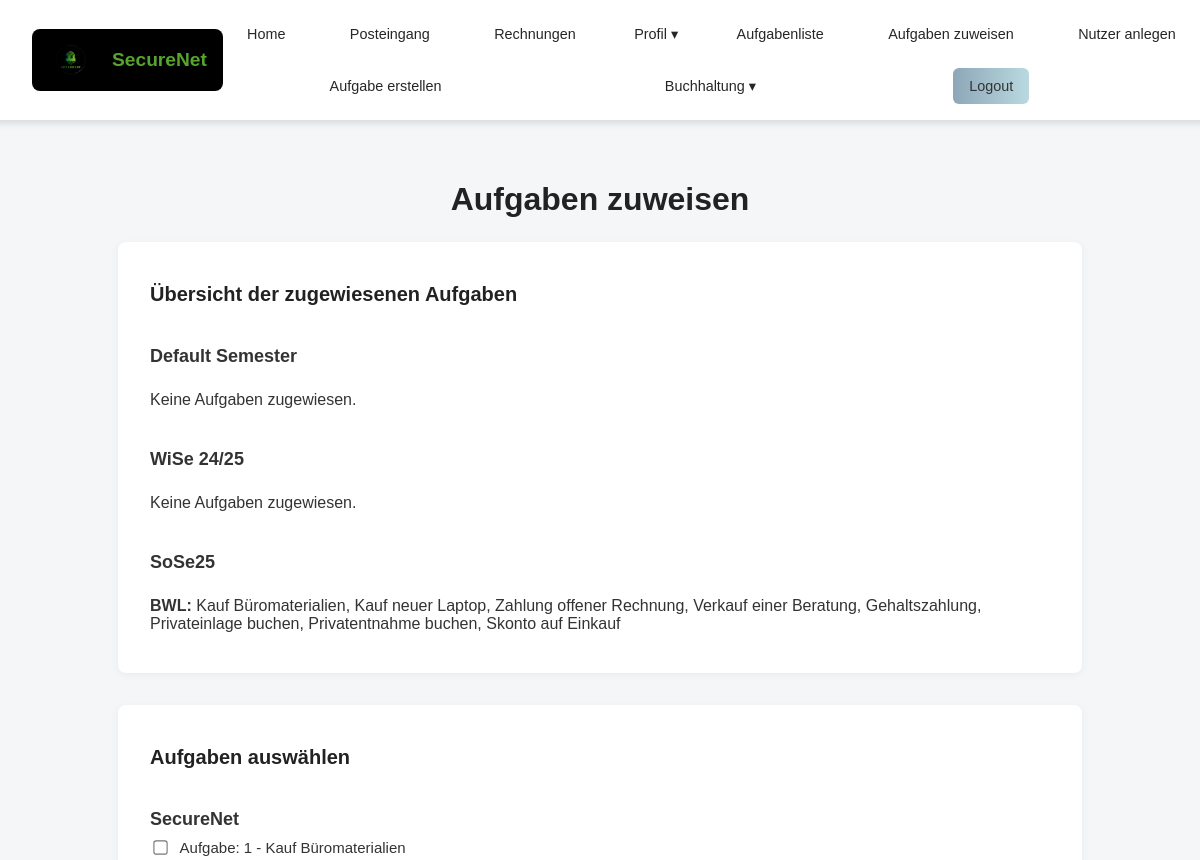
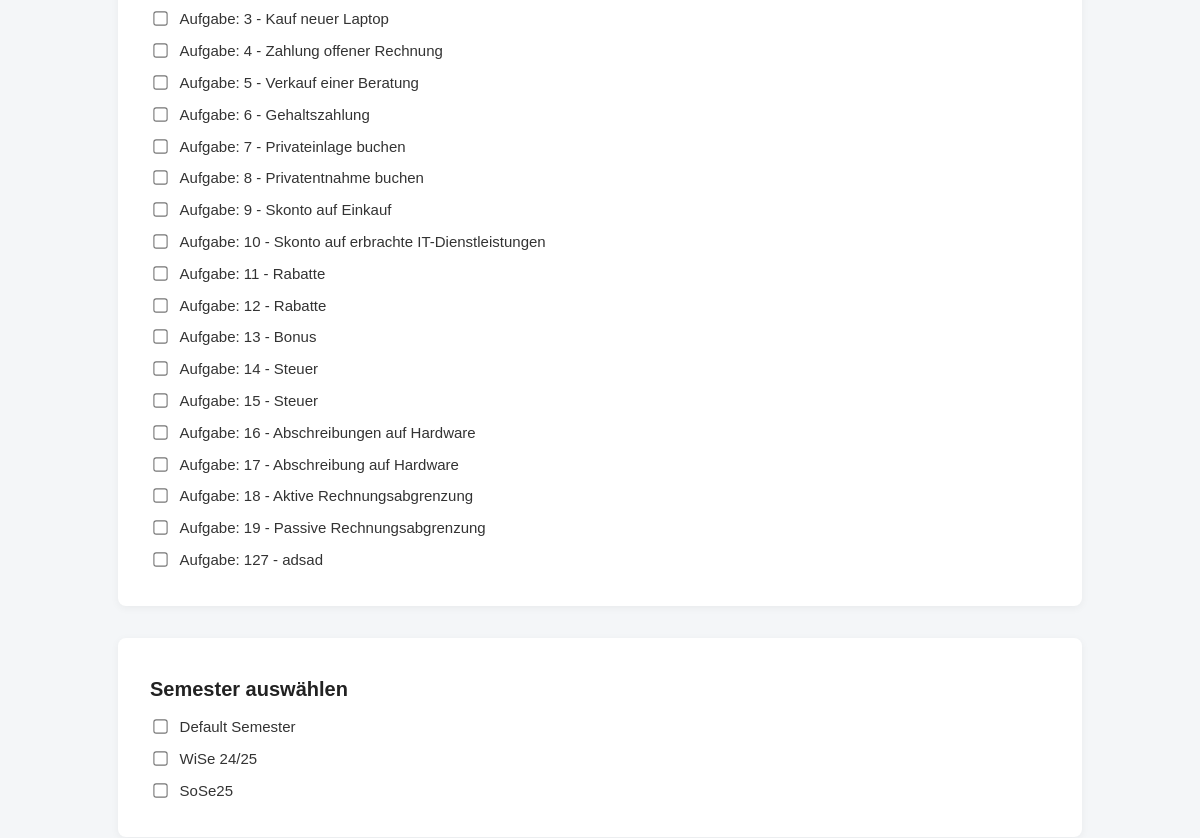
The page /users/aufgaben_zuweisen/ (signed in, upper part) on the database as committed earlier (2 pictures, top to bottom).
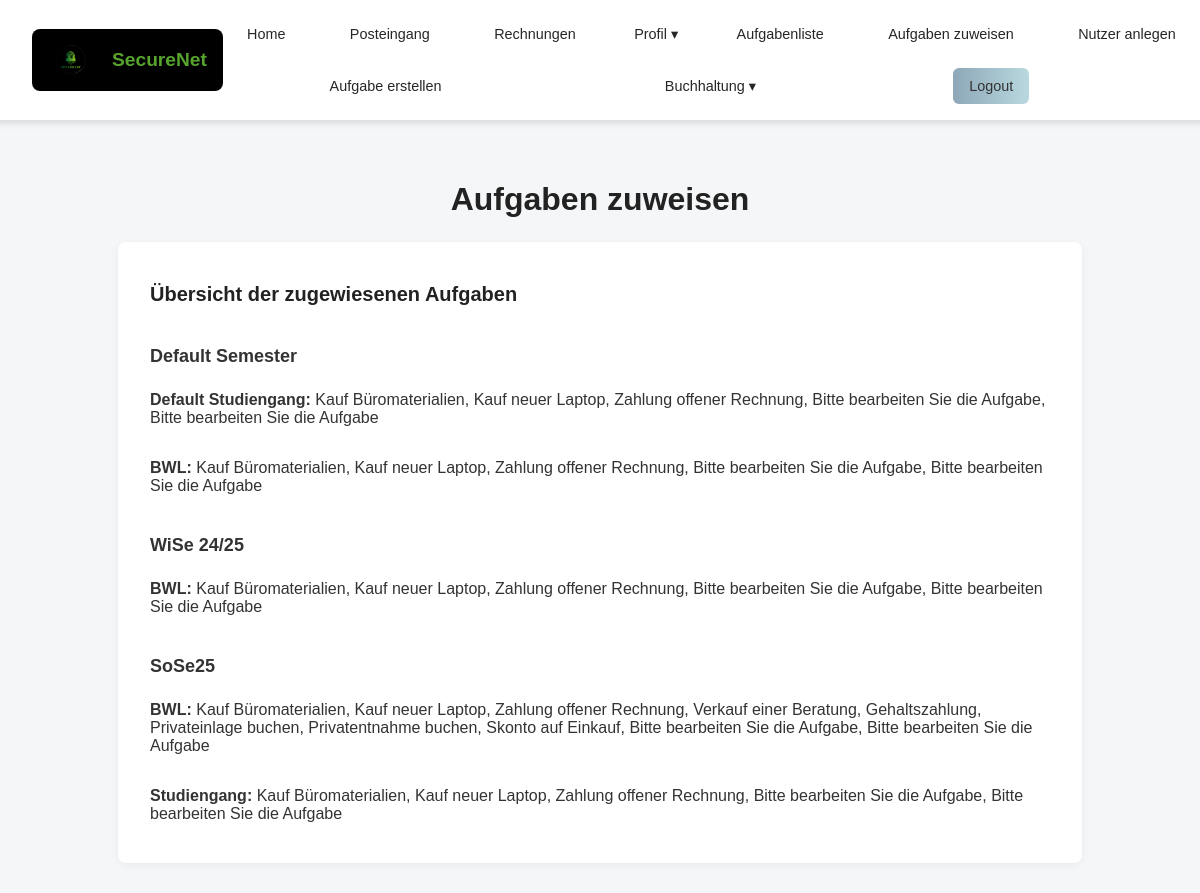
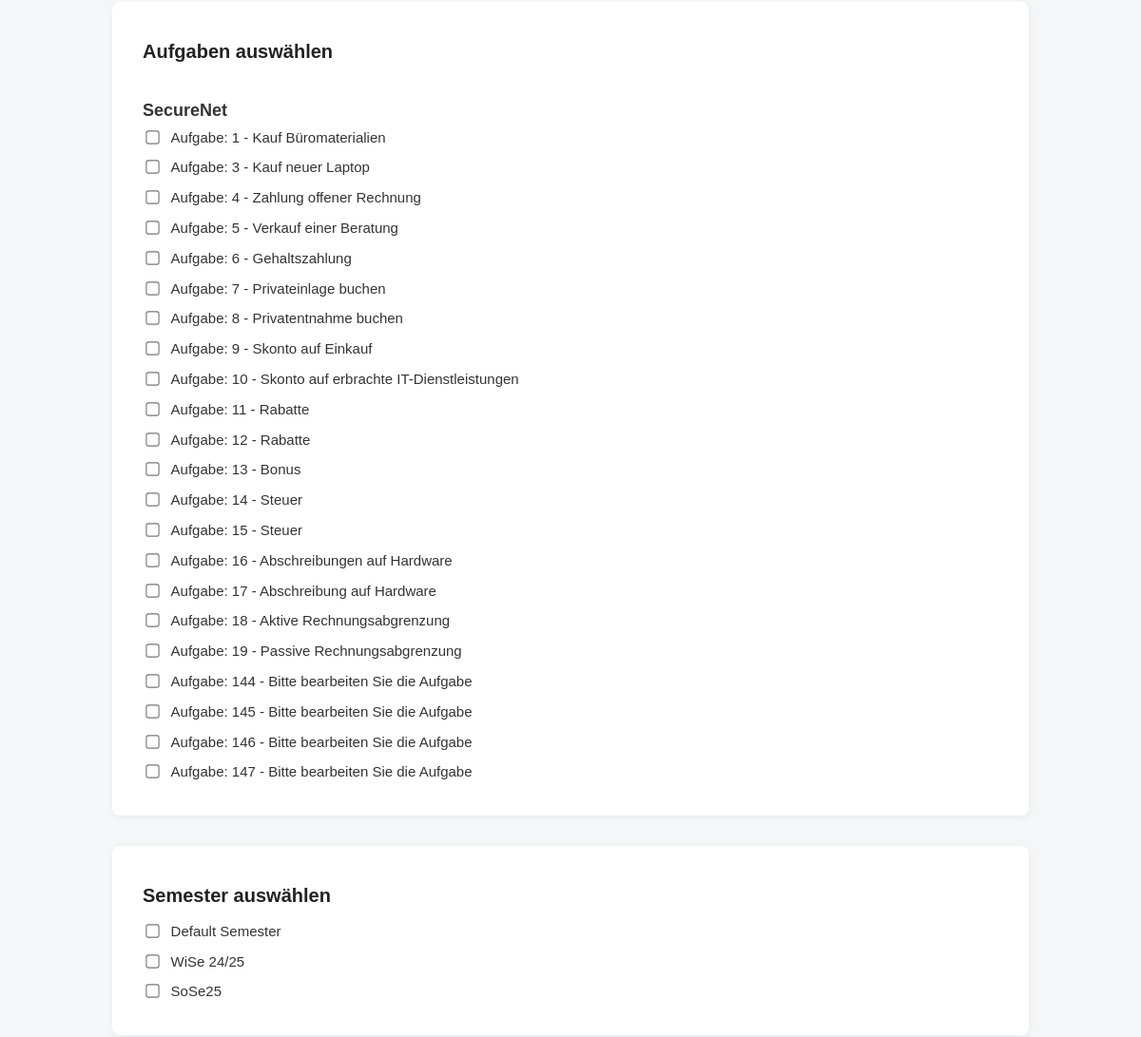
The same page on the database as committed later (2 pictures, top to bottom).
### users/models.py (models this page shows, shortened)
class Semester(models.Model):
    name = models.CharField(max_length=10, unique=True)
    ersteller = models.IntegerField(null=True, blank=True)

class Studiengang(models.Model):
    name = models.CharField(max_length=100, unique=True)
    ersteller = models.IntegerField(null=True, blank=True)

### posts/models.py (models this page shows, shortened)
class Aufgabe_neu(models.Model):
    RECHNUNGSTYPEN = [
        ('eingehend', 'Eingehende Rechnung'),
        ('ausgehend', 'Ausgehende Rechnung'),
        ('intern', 'Interner Vorgang'),
    ]
    unternehmen_kategorie = models.ForeignKey(Unternehmen, on_delete=models.CASCADE)
    fragentyp = models.ForeignKey(Aufgabenkategorie,null=True, on_delete=models.CASCADE)
    ersteller = models.IntegerField(null=True, blank=True)
    unterkategorie = models.IntegerField(null = True, blank=True, default = 1)
    fragentyp_text = models.CharField(null = True,max_length=255)
    mailtext = models.TextField()
    frage = models.TextField(null=True,default="Dieses Feld kann gelöscht werden")
    nutzungsdauer = models.IntegerField(null=True, blank=True)
    feedback_konto_falsch = models.TextField(null=True, blank=True, help_text="Feedback, wenn ein falsches Konto gewählt wurde.")
    feedback_betrag_falsch = models.TextField(null=True, blank=True, help_text="Feedback, wenn der Betrag falsch ist.")
    eigene_ansicht = models.TextField(blank=True, null=True, default='Secure Net\nTreskowallee 8\n10318 Berlin')
    rechnungsnummer = models.CharField(max_length=50, blank=True, null=True, default='RE-00001')
    datum = models.DateField(blank=True, null=True, auto_now_add=True)
    rechnungsbetrag = models.DecimalField(max_digits=10, decimal_places=2, blank=True, null=True, default=0.00)
    zahlweise = models.CharField(max_length=255, blank=True, null=True)
    verabschiedung = models.TextField(blank=True, null=True, default='Mit freundlichen Grüßen\nIhr Unternehmen')
    kontakt = models.TextField(blank=True, null=True, default='Tel: 01234 567890\nE-Mail: info@unternehmen.de')
    beschreibung = models.TextField(blank=True, null=True, default='Keine weiteren Details angegeben.')
    rechnungstyp = models.CharField(max_length=20, choices=RECHNUNGSTYPEN, default='intern')
    aufgabeninfo = models.TextField(null=True, blank=True, help_text="Optionaler Informationstext zur Aufgabe (HTML erlaubt).")

class Unternehmen(models.Model):
    name = models.CharField(max_length=100)
    kontenplan = models.ForeignKey('Kontenplan', on_delete=models.CASCADE)
    fallstudie = models.BooleanField(default=0)
    ersteller = models.IntegerField(null=True, blank=True)

### posts/views.py (the view)
    def _wrapped_view_func(request, *args, **kwargs):
        if request.user.is_authenticated and (request.user.role == 'teacher' or request.user.is_superuser):
            return view_func(request, *args, **kwargs)
        else:
            return HttpResponse(f'Fehlende Berechtigung <br><a href="{reverse("index")}">Zurück zur Startseite</a>')

### posts/views.py (called while the page is built)
def lehrkraft_required(view_func):
    def _wrapped_view_func(request, *args, **kwargs):
        if request.user.is_authenticated and (request.user.role == 'teacher' or request.user.is_superuser):
            return view_func(request, *args, **kwargs)
        else:
            return HttpResponse(f'Fehlende Berechtigung <br><a href="{reverse("index")}">Zurück zur Startseite</a>')
    return _wrapped_view_func

### users/templates/users/aufgaben_zuweisen.html (shortened to what this page needs)
{% extends 'master_layout.html' %}
{% load static %}
{% block css %}
<link rel="stylesheet" href="{% static 'css/aufgaben_zuweisen.css' %}">
{% endblock %}
{% block content %}
<h1>Aufgaben zuweisen</h1>
<div class="card-section">
    <h2>Übersicht der zugewiesenen Aufgaben</h2>
    {% for semester, studiengaenge in aufgaben_uebersicht.items %}
        <h3>{{ semester }}</h3>
        {% for studiengang, aufgaben in studiengaenge.items %}
            <p><strong>{{ studiengang }}:</strong>
                {% for aufgabe in aufgaben %}
                    {{ aufgabe.fragentyp_text }}{% if not forloop.last %}, {% endif %}
                {% endfor %}
            </p>
        {% empty %}
            <p>Keine Aufgaben zugewiesen.</p>
        {% endfor %}
    {% endfor %}
</div>
<form method="post">
    <div class="card-section">
        <h2>Aufgaben auswählen</h2>
        {% for unternehmensname, aufgaben in fallstudien_aufgaben.items %}
            <h3>{{ unternehmensname }}</h3>
            {% for aufgabe in aufgaben %}
                {% with "aufgabe_"|add:aufgabe.id|stringformat:"s" as input_id %}
                <div class="aufgaben-eintrag">
                    <input type="checkbox" name="aufgaben" value="{{ aufgabe.id }}" id="{{ input_id }}" class="checkbox-aufgabe">
                    <label for="{{ input_id }}">Aufgabe: {{ aufgabe.id }} - {{ aufgabe.fragentyp_text|default:"Fehler bei Fragenabruf" }}</label>
                </div>
                {% endwith %}
            {% endfor %}
        {% endfor %}
    </div>
    <div class="card-section">
        <h2>Semester auswählen</h2>
        {% for sem in semester %}
            {% with "semester_"|add:sem.id|stringformat:"s" as sem_id %}
            <div>
                <input type="checkbox" name="semester" value="{{ sem.id }}" id="{{ sem_id }}">
                <label for="{{ sem_id }}">{{ sem.name }}</label>
            </div>
            {% endwith %}
        {% endfor %}
    </div>
</form>
{% endblock %}

Rows that differ between the two databases and show on the page:
removed Aufgabe_neu: id "127", fragentyp_text "adsad", shown under "SecureNet"
now on one of the page's lists (row unchanged): Aufgabe_neu: name "Default Studiengang", fragentyp_text "Kauf Büromaterialien", name "BWL", name "Studiengang"
now on one of the page's lists (row unchanged): Aufgabe_neu: fragentyp_text "Kauf neuer Laptop"
now on one of the page's lists (row unchanged): Aufgabe_neu: fragentyp_text "Zahlung offener Rechnung"
added Aufgabe_neu: fragentyp_text "Bitte bearbeiten Sie die Aufgabe", id "144"
added Aufgabe_neu: fragentyp_text "Bitte bearbeiten Sie die Aufgabe", id "147"
added Aufgabe_neu: id "145", fragentyp_text "Bitte bearbeiten Sie die Aufgabe", shown under "SecureNet"
added Aufgabe_neu: id "146", fragentyp_text "Bitte bearbeiten Sie die Aufgabe", shown under "SecureNet"
Other text that changed with them:
list line gone: "Keine Aufgaben zugewiesen."
